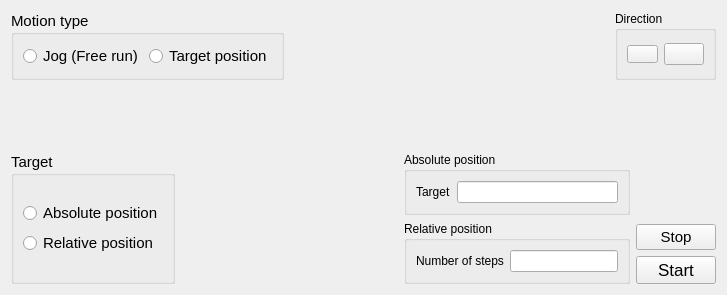
            <widget class="QWidget" name="tabMotorJog">
             <attribute name="title">
              <string>Jog</string>
             </attribute>
             <layout class="QGridLayout" name="gridLayout_29">
              <item row="0" column="0">
               <layout class="QGridLayout" name="gridLayout_24">
                <item row="2" column="0" rowspan="3">
                 <layout class="QHBoxLayout" name="horizontalLayout_17">
                  <item>
                   <widget class="QGroupBox" name="groupBox">
                    <property name="font">
                     <font>
                      <pointsize>11</pointsize>
                     </font>
                    </property>
                    <property name="title">
                     <string>Target</string>
                    </property>
                    <layout class="QGridLayout" name="gridLayout_23">
                     <item row="0" column="0">
                      <layout class="QVBoxLayout" name="verticalLayout_9">
                       <item>
                        <widget class="QRadioButton" name="rbPositionTarget">
                         <property name="font">
                          <font>
                           <pointsize>11</pointsize>
                          </font>
                         </property>
                         <property name="text">
                          <string>Absolute position</string>
                         </property>
                        </widget>
                       </item>
                       <item>
                        <widget class="QRadioButton" name="rbRelativeTarget">
                         <property name="font">
                          <font>
                           <pointsize>11</pointsize>
                          </font>
                         </property>
                         <property name="toolTip">
                          <string>Move the motor to a relative/absolute position</string>
                         </property>
                         <property name="text">
                          <string>Relative position</string>
                         </property>
                        </widget>
                       </item>
                      </layout>
                     </item>
                    </layout>
                   </widget>
                  </item>
                  <item>
                   <spacer name="horizontalSpacer_10">
                    <property name="orientation">
                     <enum>Qt::Horizontal</enum>
                    </property>
                    <property name="sizeHint" stdset="0">
                     <size>
                      <width>38</width>
                      <height>20</height>
                     </size>
                    </property>
                   </spacer>
                  </item>
                  <item>
                   <layout class="QVBoxLayout" name="verticalLayout_8">
                    <item>
                     <widget class="QGroupBox" name="groupBox_2">
                      <property name="title">
                       <string>Absolute position</string>
                      </property>
                      <layout class="QGridLayout" name="gridLayout_14">
                       <item row="0" column="0">
                        <layout class="QHBoxLayout" name="horizontalLayout_7">
                         <item>
                          <widget class="QLabel" name="label_6">
                           <property name="text">
                            <string>Target</string>
                           </property>
                          </widget>
                         </item>
                         <item>
                          <widget class="QLineEdit" name="lineEditAbsolutePosition">
                           <property name="minimumSize">
                            <size>
                             <width>0</width>
                             <height>20</height>
                            </size>
                           </property>
                          </widget>
                         </item>
                        </layout>
                       </item>
                      </layout>
                     </widget>
                    </item>
                    <item>
                     <widget class="QGroupBox" name="groupBox_11">
                      <property name="title">
                       <string>Relative position</string>
                      </property>
                      <layout class="QGridLayout" name="gridLayout_16">
                       <item row="0" column="0">
                        <layout class="QHBoxLayout" name="horizontalLayout_6">
                         <item>
                          <widget class="QLabel" name="label">
                           <property name="text">
                            <string>Number of steps</string>
                           </property>
                          </widget>
                         </item>
                         <item>
                          <widget class="QLineEdit" name="lineEditrelativeStepNumber">
                           <property name="minimumSize">
                            <size>
                             <width>0</width>
                             <height>20</height>
                            </size>
                           </property>
                          </widget>
                         </item>
                        </layout>
                       </item>
                      </layout>
                     </widget>
                    </item>
                   </layout>
                  </item>
                 </layout>
                </item>
                <item row="0" column="0" colspan="3">
                 <layout class="QHBoxLayout" name="horizontalLayout_2">
                  <item>
                   <widget class="QGroupBox" name="groupBox_3">
                    <property name="font">
                     <font>
                      <pointsize>11</pointsize>
                     </font>
                    </property>
                    <property name="title">
                     <string>Motion type</string>
                    </property>
                    <layout class="QGridLayout" name="gridLayout_10">
                     <item row="0" column="0">
                      <layout class="QHBoxLayout" name="horizontalLayout">
                       <item>
                        <widget class="QRadioButton" name="rb_motor_jog">
                         <property name="font">
                          <font>
                           <pointsize>11</pointsize>
                          </font>
                         </property>
                         <property name="text">
                          <string>Jog (Free run)</string>
                         </property>
                        </widget>
                       </item>
                       <item>
                        <widget class="QRadioButton" name="rb_motor_relative">
                         <property name="font">
                          <font>
                           <pointsize>11</pointsize>
                          </font>
                         </property>
                         <property name="text">
                          <string>Target position</string>
                         </property>
                        </widget>
                       </item>
                      </layout>
                     </item>
                    </layout>
                   </widget>
                  </item>
                  <item>
                   <spacer name="horizontalSpacer_9">
                    <property name="orientation">
                     <enum>Qt::Horizontal</enum>
                    </property>
                    <property name="sizeHint" stdset="0">
                     <size>
                      <width>268</width>
                      <height>20</height>
                     </size>
                    </property>
                   </spacer>
                  </item>
                  <item>
                   <widget class="QGroupBox" name="groupBox_12">
                    <property name="title">
                     <string>Direction</string>
                    </property>
                    <layout class="QGridLayout" name="gridLayout_13">
                     <item row="0" column="0">
                      <layout class="QGridLayout" name="gridLayout_11">
                       <item row="0" column="0">
                        <widget class="QPushButton" name="pbMotorJogClockWise">
                         <property name="font">
                          <font>
                           <pointsize>6</pointsize>
                          </font>
                         </property>
                         <property name="text">
                          <string/>
                         </property>
                         <property name="icon">
                          <iconset>
                           <normaloff>../icon/noun_turn clockwise_3549259.png</normaloff>../icon/noun_turn clockwise_3549259.png</iconset>
                         </property>
                         <property name="iconSize">
                          <size>
                           <width>24</width>
                           <height>24</height>
                          </size>
                         </property>
                        </widget>
                       </item>
                       <item row="0" column="1">
                        <widget class="QPushButton" name="pbMotorJogAntiClockWise">
                         <property name="text">
                          <string/>
                         </property>
                         <property name="icon">
                          <iconset>
                           <normaloff>../icon/noun_counter clockwise.png</normaloff>../icon/noun_counter clockwise.png</iconset>
                         </property>
                         <property name="iconSize">
                          <size>
                           <width>24</width>
                           <height>24</height>
                          </size>
                         </property>
                        </widget>
                       </item>
                      </layout>
                     </item>
                    </layout>
                   </widget>
                  </item>
                 </layout>
                </item>
                <item row="1" column="0" colspan="2">
                 <spacer name="verticalSpacer_2">
                  <property name="orientation">
                   <enum>Qt::Vertical</enum>
                  </property>
                  <property name="sizeHint" stdset="0">
                   <size>
                    <width>578</width>
                    <height>18</height>
                   </size>
                  </property>
                 </spacer>
                </item>
                <item row="1" column="2" rowspan="2">
                 <spacer name="verticalSpacer_8">
                  <property name="orientation">
                   <enum>Qt::Vertical</enum>
                  </property>
                  <property name="sizeHint" stdset="0">
                   <size>
                    <width>17</width>
                    <height>138</height>
                   </size>
                  </property>
                 </spacer>
                </item>
                <item row="4" column="1" colspan="2">
                 <widget class="QPushButton" name="pbMotorJogRun">
                  <property name="font">
                   <font>
                    <pointsize>13</pointsize>
                   </font>
                  </property>
                  <property name="text">
                   <string>Start</string>
                  </property>
                  <property name="iconSize">
                   <size>
                    <width>24</width>
                    <height>24</height>
                   </size>
                  </property>
                  <property name="shortcut">
                   <string>Ctrl+R</string>
                  </property>
                  <property name="checkable">
                   <bool>true</bool>
                  </property>
                 </widget>
                </item>
                <item row="3" column="1" colspan="2">
                 <widget class="QPushButton" name="pbMotorJogStop">
                  <property name="font">
                   <font>
                    <pointsize>11</pointsize>
                   </font>
                  </property>
                  <property name="text">
                   <string>Stop</string>
                  </property>
                 </widget>
                </item>
               </layout>
              </item>
             </layout>
            </widget>
